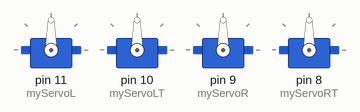
A sketch run on a simulated Arduino Uno, built with avr-gcc and run on an emulated ATmega328P. On the bench: 4 × servo.

Above: at 0.05 s.
At 2.0 s:
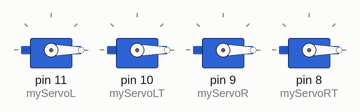
At 4.0 s:
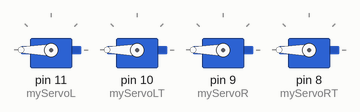
Timing chart, 0 to 5.2 s (numbered marks = the images above):
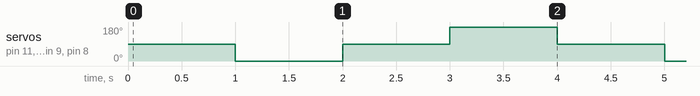

Measured:
- by itself, servo on pin 11 (myServoL), servo on pin 10 (myServoLT), servo on pin 9 (myServoR), servo on pin 8 (myServoRT): repeats every 4.0 s: 90° 1.0 s, 180° 1.0 s, 90° 1.0 s, 0° 1.0 s

The sketch:

Motor_Calibration.ino
```cpp
#include <Servo.h>
Servo myServoL,myServoLT,myServoR,myServoRT;

void setup() {
  // put your setup code here, to run once:
  myServoL.attach(11);                             //
  myServoLT.attach(10);                            //
  myServoR.attach(9);                              //
  myServoRT.attach(8);                             //
}

void loop() {
  // put your main code here, to run repeatedly:
  myServoL.write(90);
  myServoLT.write(90);
  myServoR.write(90);
  myServoRT.write(90);
  delay(1000);
  myServoL.write(0);
  myServoLT.write(0);
  myServoR.write(0);
  myServoRT.write(0);
  delay(1000);
  myServoL.write(90);
  myServoLT.write(90);
  myServoR.write(90);
  myServoRT.write(90);
  delay(1000);
  myServoL.write(180);
  myServoLT.write(180);
  myServoR.write(180);
  myServoRT.write(180);
  delay(1000);
}
```
